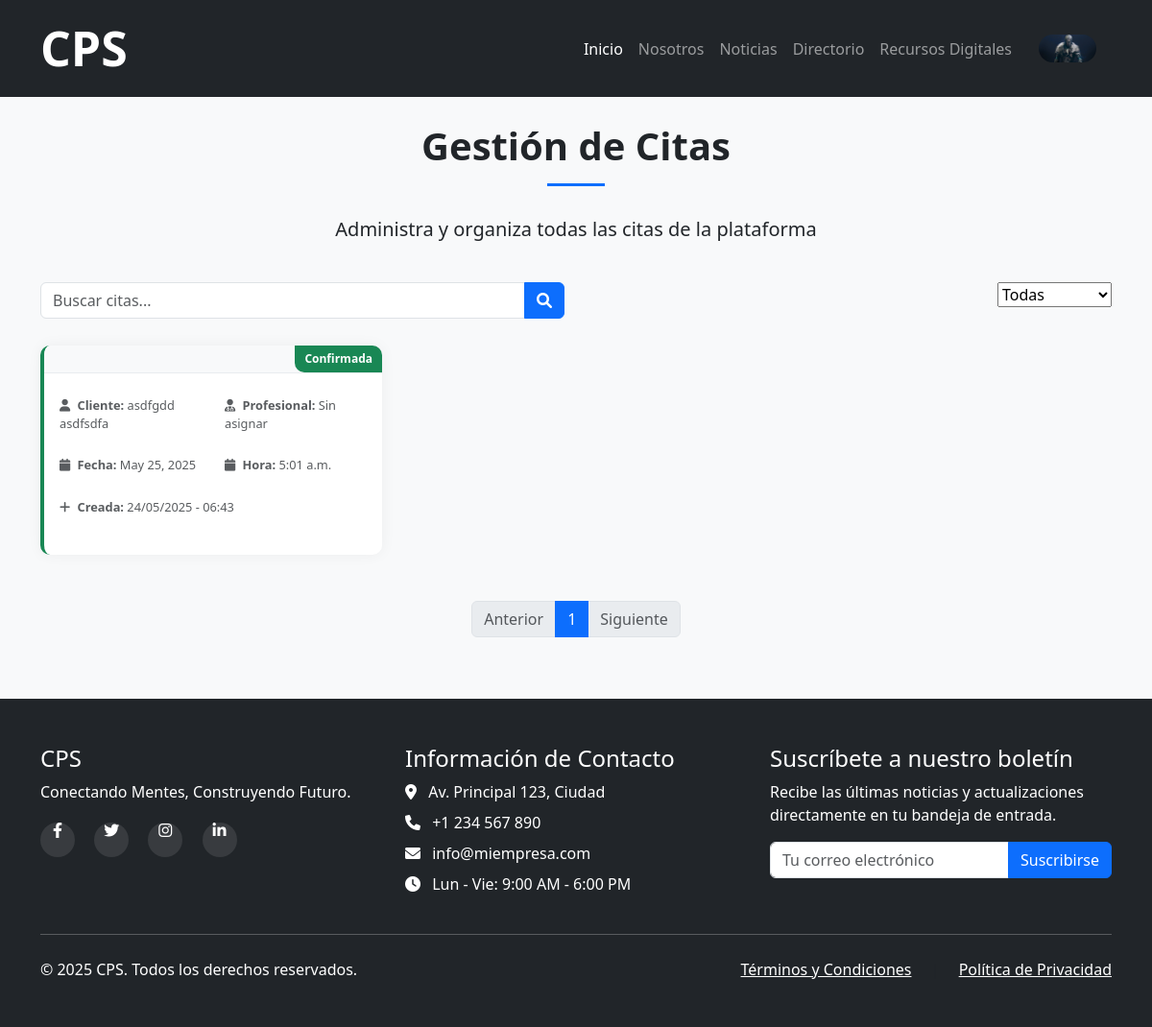
/appointments/ (signed in), run on the app's committed database.
### main/models.py (models this page shows, shortened)
class Appointment(models.Model):
    STATUS_CHOICES = (
        ('pending', 'Pendiente'),
        ('confirmed', 'Confirmada'),
        ('cancelled', 'Cancelada'),
        ('completed', 'Completada'),
    )
    status = models.CharField(max_length=20, choices=STATUS_CHOICES, default='pending', verbose_name="Estado")
    date_start = models.DateField(default=timezone.now, verbose_name="Fecha")
    date_end = models.DateField(default=timezone.now, verbose_name="Fecha")
    client = models.ForeignKey(User, on_delete=models.CASCADE, related_name='appointments', verbose_name="Cliente")
    date = models.DateField(verbose_name="Fecha", null=True)
    start_time = models.TimeField(verbose_name="Hora de inicio", null=True)
    profetional = models.ForeignKey(User, on_delete=models.CASCADE, null=True, verbose_name="Profesional")
    created_at = models.DateTimeField(auto_now_add=True, verbose_name="Fecha de creación")
    updated_at = models.DateTimeField(auto_now=True, verbose_name="Última actualización")
    class Meta:
        ordering = ['date', 'start_time']
        verbose_name = "Cita"
        verbose_name_plural = "Citas"

### main/views.py (the view)
# urls.py: path('appointments/', views.appointment_index, name='appointment_index'), # Ver Listado de Solicitudes
@login_required
def appointment_index(request):
    status_filter = request.GET.get('status', 'all')
    if status_filter == 'all':
        appointments = models.Appointment.objects.all()
    else:
        appointments = models.Appointment.objects.filter(status=status_filter)
    paginator = Paginator(appointments, 6)  # 6 citas por página
    page_number = request.GET.get('page')
    appointments_page = paginator.get_page(page_number)
    return render(request, 'citas.html', {'appointments': appointments_page, 'paginator': paginator})

### main/context_processors.py (called while the page is built)
def user_avatar(request):
    return {
        'default_avatar': 'res/default-avatar.jpg',
        'user_avatar': request.user.profile.profile_picture.url if request.user.is_authenticated and request.user.profile.profile_picture else settings.STATIC_URL + 'res/default-avatar.jpg'
    }

### main/templates/citas.html (shortened to what this page needs)
{% extends 'base.html' %}
{% load static %}
{% block styles %}
<link rel="stylesheet" href="{% static 'css/citas-styles.css' %}" />
{% endblock %}
{% block content %}
<section class="appointments-section py-5">
    <div class="container">
        <div class="row">
            <div class="col-12 text-center mb-4">
                <h2 class="section-title">Gestión de Citas</h2>
                <div class="divider mx-auto"></div>
                <p class="lead">Administra y organiza todas las citas de la plataforma</p>
            </div>
        </div>
        <div class="row mb-4">
            <div class="col-md-6 mb-3 mb-md-0">
                <div class="input-group">
                    <input type="text" class="form-control" placeholder="Buscar citas..." id="quickSearch" />
                    <button class="btn btn-primary" type="button"><i class="fas fa-search"></i></button>
                </div>
            </div>
            <div class="col-md-6 text-md-end">
                <form method="GET" action="{% url 'appointment_index' %}">
                    <select name="status" onchange="this.form.submit()">
                        <option value="all" {% if request.GET.status == 'all' %}selected{% endif %}>Todas</option>
                    </select>
                </form>
            </div>
        </div>
        <div class="row" id="appointmentsGrid" >
            {% for appointment in appointments %}
            <div class="col-lg-6 col-xl-4 mb-4">
                <div class="card appointment-card h-100" data-status="{{ appointment.status }}">
                    <div class="card-header d-flex justify-content-between align-items-center" style="height: 29px;">
                        <div class="resource-type-badge">{{ appointment.get_status_display }}</div>
                    </div>
                    <div class="card-body">
                        <div class="appointment-details">
                            <div class="row mb-2">
                                <div class="col-6">
                                    <div class="text-muted my-2">
                                        <i class="fas fa-user me-1"></i>
                                        <strong>Cliente:</strong> {{ appointment.client.first_name }} {{ appointment.client.last_name }}
                                    </div>
                                </div>
                                <div class="col-6">
                                    <div class="text-muted my-2">
                                        <i class="fas fa-user-md me-1"></i>
                                        <strong>Profesional:</strong> {{ appointment.profetional.first_name | default:"Sin" }} {{ appointment.profetional.last_name | default:"asignar" }}
                                    </div>
                                </div>
                            </div>
                            <div class="row mb-2">
{% if appointment.status == pending  %}
                                <div class="col-6">
                                    <div class="text-muted my-2">
                                        <i class="fas fa-calendar me-1"></i>
                                        <strong>Fecha de Inicio:</strong> {{ appointment.date_start }}
                                    </div>
                                </div>
                                <div class="col-6">
                                    <div class="text-muted my-2">
                                        <i class="fas fa-calendar me-1"></i>
                                        <strong>Fecha de Fin:</strong> {{ appointment.date_end }}
                                    </div>
                                </div>
{% else %}
                                <div class="col-6">
                                    <div class="text-muted my-2">
                                        <i class="fas fa-calendar me-1"></i>
                                        <strong>Fecha:</strong> {{ appointment.date}}
                                    </div>
                                </div>
                                <div class="col-6">
                                    <div class="text-muted my-2">
                                        <i class="fas fa-calendar me-1"></i>
                                        <strong>Hora:</strong> {{ appointment.start_time }}
                                    </div>
                                </div>
{% endif %}
                            </div>
                            <div class="row mb-3">
                                <div class="col-12">
                                    <div class="text-muted my-2">
                                        <i class="fas fa-plus me-1"></i>
                                        <strong>Creada:</strong> {{ appointment.created_at|date:"d/m/Y - H:i" }}
                                    </div>
                                </div>
                            </div>
                        </div>
                    </div>
                </div>
            </div>
            {% empty %}
            <div class="col-12 text-center">
                <p>No hay citas disponibles.</p>
            </div>
            {% endfor %}
        </div>
        <div class="row mt-4">
            <div class="col-12">
                <nav aria-label="Navegación de páginas">
                    <ul class="pagination justify-content-center">
                        {% if appointments.has_previous %}
                        <li class="page-item">
                            <a class="page-link" href="?page={{ appointments.previous_page_number }}&status={{ request.GET.status }}" tabindex="-1">Anterior</a>
                        </li>
                        {% else %}
                        <li class="page-item disabled"><a class="page-link" href="#" tabindex="-1">Anterior</a></li>
                        {% endif %}
                        {% for num in appointments.paginator.page_range %}
                        <li class="page-item {% if appointments.number == num %}active{% endif %}">
                            <a class="page-link" href="?page={{ num }}&status={{ request.GET.status }}">{{ num }}</a>
                        </li>
                        {% endfor %}
                        {% if appointments.has_next %}
                        <li class="page-item">
                            <a class="page-link" href="?page={{ appointments.next_page_number }}&status={{ request.GET.status }}">Siguiente</a>
                        </li>
                        {% else %}
                        <li class="page-item disabled"><a class="page-link" href="#">Siguiente</a></li>
                        {% endif %}
                    </ul>
                </nav>
            </div>
        </div>
    </div>
</section>
{% endblock %}

### main/static/css/style.css (style rules this page uses)
body { padding-top: 56px; }
.divider { width: 60px; height: 3px; background-color: #0d6efd; margin-bottom: 30px; }
.section-title { font-weight: 700; margin-bottom: 15px; position: relative; font-size: 2.5rem; }
.card { transition: transform 0.3s ease, box-shadow 0.3s ease; }

### main/static/css/citas-styles.css (style rules this page uses)
body { padding-top: 56px; }
.divider { width: 60px; height: 3px; background-color: #0d6efd; margin-bottom: 30px; }
.section-title { font-weight: 700; margin-bottom: 15px; position: relative; }
.appointments-section { background-color: #f8f9fa; padding: 60px 0; min-height: calc(100vh - 56px - 300px); }
.appointment-card { border-radius: 10px; overflow: hidden; border: none; box-shadow: 0 0 15px rgba(0, 0, 0, 0.05); transition: transform 0.3s ease, box-shadow 0.3s ease; }
.appointment-card .card-header { background-color: #f8f9fa; border-bottom: 1px solid #e9ecef; padding: 10px 15px; }
.appointment-details { font-size: 0.8rem; }
.appointment-details .row { margin-bottom: 5px; }
.resource-type-badge { position: absolute; top: 0; right: 0; padding: 5px 10px; font-size: 0.75rem; font-weight: 600; color: white; border-bottom-left-radius: 10px; }
.pagination .page-item.active .page-link { background-color: #0d6efd; border-color: #0d6efd; }
.appointment-card { animation: fadeInUp 0.5s ease forwards; }

### data on the page
Appointment: status "Confirmada", client.first_name "asdfgdd", client.last_name "asdfsdfa", profetional.first_name "Sin", profetional.last_name "asignar", date "May 25, 2025", start_time "5:01 a.m.", created_at "24/05/2025 - 06:43"

### other printed values
{{ num }} "1"
